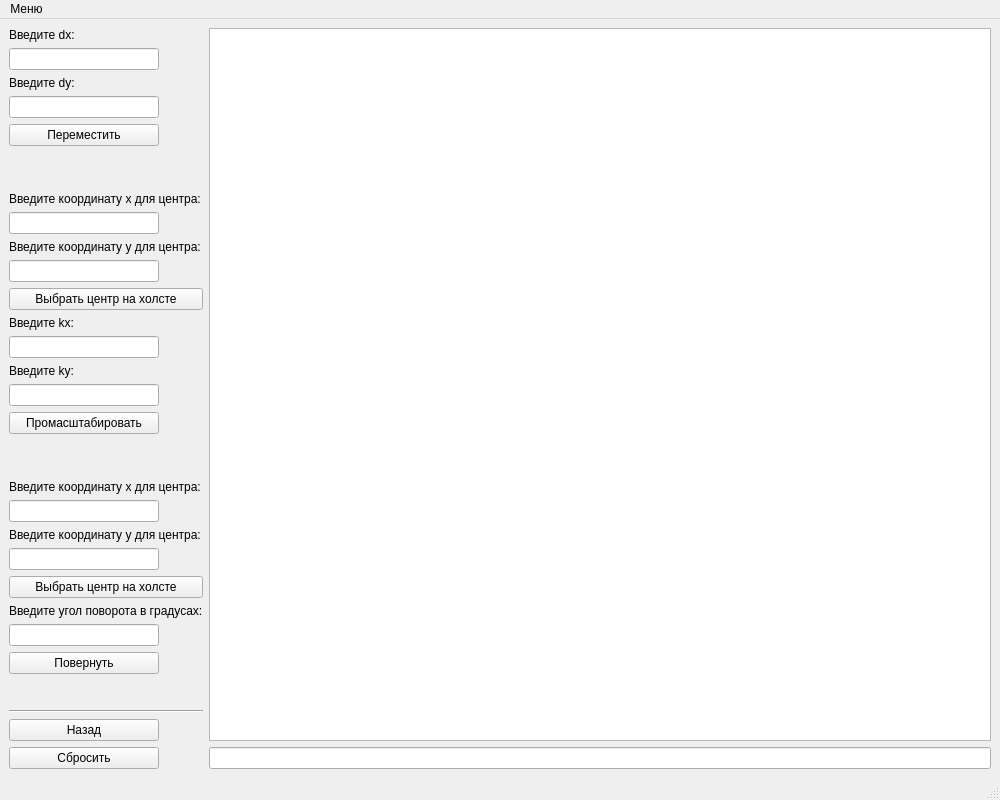
<?xml version="1.0" encoding="UTF-8"?>
<ui version="4.0">
 <class>MainWindow</class>
 <widget class="QMainWindow" name="MainWindow">
  <property name="geometry">
   <rect>
    <x>0</x>
    <y>0</y>
    <width>1000</width>
    <height>800</height>
   </rect>
  </property>
  <property name="minimumSize">
   <size>
    <width>1000</width>
    <height>800</height>
   </size>
  </property>
  <property name="windowTitle">
   <string>MainWindow</string>
  </property>
  <widget class="QWidget" name="centralwidget">
   <layout class="QHBoxLayout" name="horizontalLayout">
    <item>
     <layout class="QVBoxLayout" name="verticalLayout">
      <item>
       <widget class="QLabel" name="label">
        <property name="text">
         <string>Введите dx:</string>
        </property>
       </widget>
      </item>
      <item>
       <widget class="QLineEdit" name="move_dx">
        <property name="maximumSize">
         <size>
          <width>150</width>
          <height>16777215</height>
         </size>
        </property>
       </widget>
      </item>
      <item>
       <widget class="QLabel" name="label_2">
        <property name="text">
         <string>Введите dy:</string>
        </property>
       </widget>
      </item>
      <item>
       <widget class="QLineEdit" name="move_dy">
        <property name="maximumSize">
         <size>
          <width>150</width>
          <height>16777215</height>
         </size>
        </property>
       </widget>
      </item>
      <item>
       <widget class="QPushButton" name="movebutton">
        <property name="maximumSize">
         <size>
          <width>150</width>
          <height>16777215</height>
         </size>
        </property>
        <property name="text">
         <string>Переместить</string>
        </property>
       </widget>
      </item>
      <item>
       <spacer name="verticalSpacer_2">
        <property name="orientation">
         <enum>Qt::Vertical</enum>
        </property>
        <property name="sizeHint" stdset="0">
         <size>
          <width>20</width>
          <height>40</height>
         </size>
        </property>
       </spacer>
      </item>
      <item>
       <widget class="QLabel" name="label_3">
        <property name="text">
         <string>Введите координату x для центра:</string>
        </property>
       </widget>
      </item>
      <item>
       <widget class="QLineEdit" name="scale_x">
        <property name="maximumSize">
         <size>
          <width>150</width>
          <height>16777215</height>
         </size>
        </property>
       </widget>
      </item>
      <item>
       <widget class="QLabel" name="label_4">
        <property name="text">
         <string>Введите координату y для центра:</string>
        </property>
       </widget>
      </item>
      <item>
       <widget class="QLineEdit" name="scale_y">
        <property name="maximumSize">
         <size>
          <width>150</width>
          <height>16777215</height>
         </size>
        </property>
       </widget>
      </item>
      <item>
       <widget class="QPushButton" name="choose_center_scale">
        <property name="text">
         <string>Выбрать центр на холсте</string>
        </property>
       </widget>
      </item>
      <item>
       <widget class="QLabel" name="label_5">
        <property name="text">
         <string>Введите kx:</string>
        </property>
       </widget>
      </item>
      <item>
       <widget class="QLineEdit" name="scale_kx">
        <property name="maximumSize">
         <size>
          <width>150</width>
          <height>16777215</height>
         </size>
        </property>
       </widget>
      </item>
      <item>
       <widget class="QLabel" name="label_6">
        <property name="text">
         <string>Введите ky:</string>
        </property>
       </widget>
      </item>
      <item>
       <widget class="QLineEdit" name="scale_ky">
        <property name="maximumSize">
         <size>
          <width>150</width>
          <height>16777215</height>
         </size>
        </property>
       </widget>
      </item>
      <item>
       <widget class="QPushButton" name="scaleButton">
        <property name="maximumSize">
         <size>
          <width>150</width>
          <height>16777215</height>
         </size>
        </property>
        <property name="text">
         <string>Промасштабировать</string>
        </property>
       </widget>
      </item>
      <item>
       <spacer name="verticalSpacer_3">
        <property name="orientation">
         <enum>Qt::Vertical</enum>
        </property>
        <property name="sizeHint" stdset="0">
         <size>
          <width>20</width>
          <height>40</height>
         </size>
        </property>
       </spacer>
      </item>
      <item>
       <widget class="QLabel" name="label_7">
        <property name="text">
         <string>Введите координату x для центра:</string>
        </property>
       </widget>
      </item>
      <item>
       <widget class="QLineEdit" name="rotation_x">
        <property name="maximumSize">
         <size>
          <width>150</width>
          <height>16777215</height>
         </size>
        </property>
       </widget>
      </item>
      <item>
       <widget class="QLabel" name="label_8">
        <property name="text">
         <string>Введите координату y для центра:</string>
        </property>
       </widget>
      </item>
      <item>
       <widget class="QLineEdit" name="rotation_y">
        <property name="maximumSize">
         <size>
          <width>150</width>
          <height>16777215</height>
         </size>
        </property>
       </widget>
      </item>
      <item>
       <widget class="QPushButton" name="choose_center_rotate">
        <property name="text">
         <string>Выбрать центр на холсте</string>
        </property>
       </widget>
      </item>
      <item>
       <widget class="QLabel" name="label_9">
        <property name="enabled">
         <bool>true</bool>
        </property>
        <property name="text">
         <string>Введите угол поворота в градусах:</string>
        </property>
       </widget>
      </item>
      <item>
       <widget class="QLineEdit" name="rotation_angle">
        <property name="minimumSize">
         <size>
          <width>0</width>
          <height>0</height>
         </size>
        </property>
        <property name="maximumSize">
         <size>
          <width>150</width>
          <height>16777215</height>
         </size>
        </property>
       </widget>
      </item>
      <item>
       <widget class="QPushButton" name="rotationButton">
        <property name="maximumSize">
         <size>
          <width>150</width>
          <height>16777215</height>
         </size>
        </property>
        <property name="text">
         <string>Повернуть</string>
        </property>
       </widget>
      </item>
      <item>
       <spacer name="verticalSpacer">
        <property name="orientation">
         <enum>Qt::Vertical</enum>
        </property>
        <property name="sizeHint" stdset="0">
         <size>
          <width>20</width>
          <height>20</height>
         </size>
        </property>
       </spacer>
      </item>
      <item>
       <widget class="Line" name="line">
        <property name="orientation">
         <enum>Qt::Horizontal</enum>
        </property>
       </widget>
      </item>
      <item>
       <widget class="QPushButton" name="backButton">
        <property name="maximumSize">
         <size>
          <width>150</width>
          <height>16777215</height>
         </size>
        </property>
        <property name="text">
         <string>Назад</string>
        </property>
       </widget>
      </item>
      <item>
       <widget class="QPushButton" name="cleanButton">
        <property name="maximumSize">
         <size>
          <width>150</width>
          <height>16777215</height>
         </size>
        </property>
        <property name="text">
         <string>Сбросить</string>
        </property>
       </widget>
      </item>
     </layout>
    </item>
    <item>
     <layout class="QVBoxLayout" name="verticalLayout_2">
      <item>
       <widget class="QGraphicsView" name="graphicsView">
        <property name="minimumSize">
         <size>
          <width>700</width>
          <height>0</height>
         </size>
        </property>
        <property name="maximumSize">
         <size>
          <width>800</width>
          <height>16777215</height>
         </size>
        </property>
        <property name="verticalScrollBarPolicy">
         <enum>Qt::ScrollBarAlwaysOff</enum>
        </property>
        <property name="horizontalScrollBarPolicy">
         <enum>Qt::ScrollBarAlwaysOff</enum>
        </property>
       </widget>
      </item>
      <item>
       <widget class="QLineEdit" name="lineEdit">
        <property name="minimumSize">
         <size>
          <width>514</width>
          <height>0</height>
         </size>
        </property>
        <property name="maximumSize">
         <size>
          <width>800</width>
          <height>16777215</height>
         </size>
        </property>
       </widget>
      </item>
     </layout>
    </item>
   </layout>
  </widget>
  <widget class="QMenuBar" name="menubar">
   <property name="geometry">
    <rect>
     <x>0</x>
     <y>0</y>
     <width>1000</width>
     <height>21</height>
    </rect>
   </property>
   <widget class="QMenu" name="menu">
    <property name="title">
     <string>Меню</string>
    </property>
    <addaction name="action"/>
    <addaction name="action_2"/>
    <addaction name="separator"/>
    <addaction name="action_4"/>
   </widget>
   <addaction name="menu"/>
  </widget>
  <widget class="QStatusBar" name="statusbar"/>
  <action name="action">
   <property name="text">
    <string>О программе</string>
   </property>
  </action>
  <action name="action_2">
   <property name="text">
    <string>Об авторе</string>
   </property>
  </action>
  <action name="action_4">
   <property name="text">
    <string>Выход</string>
   </property>
  </action>
 </widget>
 <resources/>
 <connections/>
</ui>
